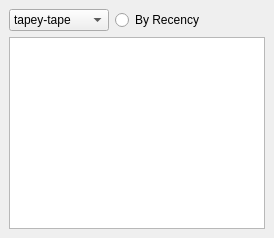
  <widget class="QDockWidget" name="dockSuggest">
   <property name="minimumSize">
    <size>
     <width>187</width>
     <height>139</height>
    </size>
   </property>
   <property name="toolTip">
    <string>Displays suggestions from Tapey Tape</string>
   </property>
   <property name="windowTitle">
    <string>Suggestions</string>
   </property>
   <attribute name="dockWidgetArea">
    <number>1</number>
   </attribute>
   <widget class="QWidget" name="dockWidgetContents_3">
    <layout class="QVBoxLayout" name="verticalLayout_2">
     <item>
      <layout class="QHBoxLayout" name="horizontalLayout_18">
       <item>
        <widget class="QComboBox" name="suggest_source">
         <property name="minimumSize">
          <size>
           <width>80</width>
           <height>0</height>
          </size>
         </property>
         <property name="maximumSize">
          <size>
           <width>100</width>
           <height>16777215</height>
          </size>
         </property>
         <property name="mouseTracking">
          <bool>true</bool>
         </property>
         <property name="toolTip">
          <string>Selects which plugin provides suggestions.</string>
         </property>
         <item>
          <property name="text">
           <string>tapey-tape</string>
          </property>
         </item>
         <item>
          <property name="text">
           <string>clippy_2</string>
          </property>
         </item>
        </widget>
       </item>
       <item>
        <widget class="QRadioButton" name="suggest_sort">
         <property name="focusPolicy">
          <enum>Qt::FocusPolicy::NoFocus</enum>
         </property>
         <property name="toolTip">
          <string>Enable to sort by most recent</string>
         </property>
         <property name="text">
          <string>By Recency</string>
         </property>
        </widget>
       </item>
      </layout>
     </item>
     <item>
      <widget class="QTableWidget" name="suggestTable">
       <property name="sizePolicy">
        <sizepolicy hsizetype="Preferred" vsizetype="Expanding">
         <horstretch>1</horstretch>
         <verstretch>0</verstretch>
        </sizepolicy>
       </property>
       <property name="font">
        <font>
         <family>Consolas</family>
         <pointsize>8</pointsize>
        </font>
       </property>
       <property name="focusPolicy">
        <enum>Qt::FocusPolicy::NoFocus</enum>
       </property>
       <property name="contextMenuPolicy">
        <enum>Qt::ContextMenuPolicy::NoContextMenu</enum>
       </property>
       <property name="rowCount">
        <number>0</number>
       </property>
       <attribute name="horizontalHeaderVisible">
        <bool>false</bool>
       </attribute>
       <attribute name="horizontalHeaderShowSortIndicator" stdset="0">
        <bool>false</bool>
       </attribute>
       <attribute name="verticalHeaderVisible">
        <bool>false</bool>
       </attribute>
      </widget>
     </item>
    </layout>
   </widget>
  </widget>
